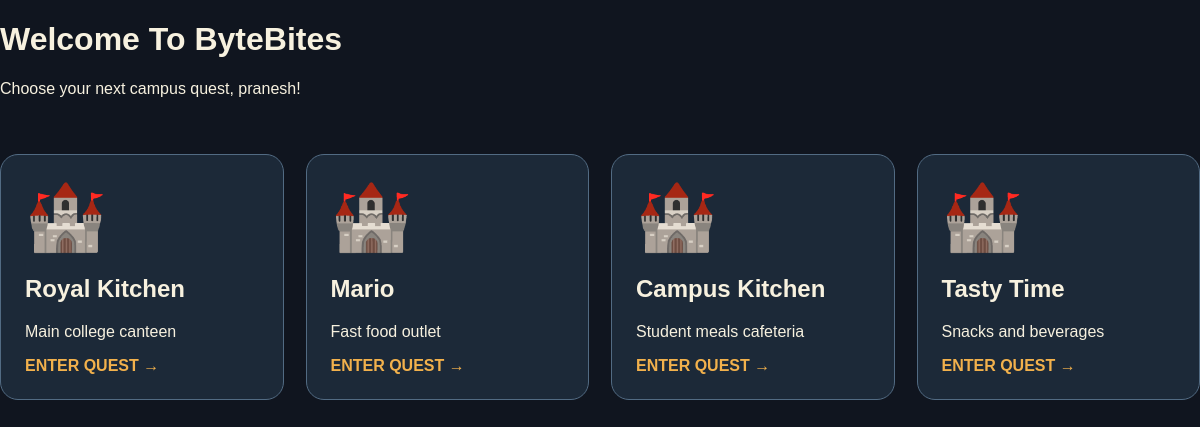
Page /hub/ (signed in) on the committed database.
### core/models.py (models this page shows, shortened)
class Vendor(models.Model):
    name = models.CharField(max_length=100)
    slug = models.SlugField(unique=True)
    description = models.TextField()
    venue = models.CharField(max_length=200)
    minimum_price = models.DecimalField(max_digits=10, decimal_places=2)
    maximum_price = models.DecimalField(max_digits=10, decimal_places=2)
    opening_time = models.TimeField()
    closing_time = models.TimeField()
    estimated_wait = models.IntegerField(default=10)
    image = models.ImageField(upload_to="vendors/")
    is_active = models.BooleanField(default=True)
    rating = models.FloatField(default=4.5)

### core/views.py (the view)
# urls.py: path("hub/", views.hub, name="hub"),
@login_required
def hub(request):
    vendors = Vendor.objects.all()
    return render(request, "hub.html", {"vendors": vendors})

### templates/hub.html (shortened to what this page needs)
{% extends 'base.html' %}
{% block content %}
<div class="hub-header">
    <div>
        <h1>Welcome To ByteBites</h1>
        <p>Choose your next campus quest, {{ user.username }}!</p>
    </div>
</div>
<div class="map-grid">
    {% for vendor in vendors %}
    <a href="{% url 'vendor_detail' vendor.slug %}" class="vendor-card">
        <div class="vendor-icon">🏰</div>
        <h2>{{ vendor.name }}</h2>
        <p>{{ vendor.description }}</p>
        <span>ENTER QUEST →</span>
    </a>
    {% empty %}
    <p>No vendors added yet. Use Django Admin to add Royal Kitchen, Mario, Campus Kitchen and Tasty Time.</p>
    {% endfor %}
</div>
{% endblock %}

### static/css/style.css (style rules this page uses)
* { box-sizing: border-box; }
body { margin: 0; font-family: Arial, sans-serif; background: #10151f; color: #f7f1df; }
a { color: inherit; text-decoration: none; }
.hub-header, .section-heading { display: flex; justify-content: space-between; gap: 20px; align-items: center; flex-wrap: wrap; }
.map-grid { display: grid; grid-template-columns: repeat(4, 1fr); gap: 22px; margin-top: 40px; }
.vendor-card, .category-card, .product-card, .stat-card, .report-card, .scanner-card { background: #1c2938; border: 1px solid #526b83; border-radius: 18px; padding: 24px; transition: transform .2s, border-color .2s; }
.vendor-icon { font-size: 65px; }
.vendor-card span { color: #f2b14c; font-weight: bold; }

### rows in the picture
Vendor: name "Royal Kitchen", description "Main college canteen"
Vendor: name "Mario", description "Fast food outlet"
Vendor: name "Campus Kitchen", description "Student meals cafeteria"
Vendor: name "Tasty Time", description "Snacks and beverages"

### other values in the picture
{{ user.username }} "pranesh"
